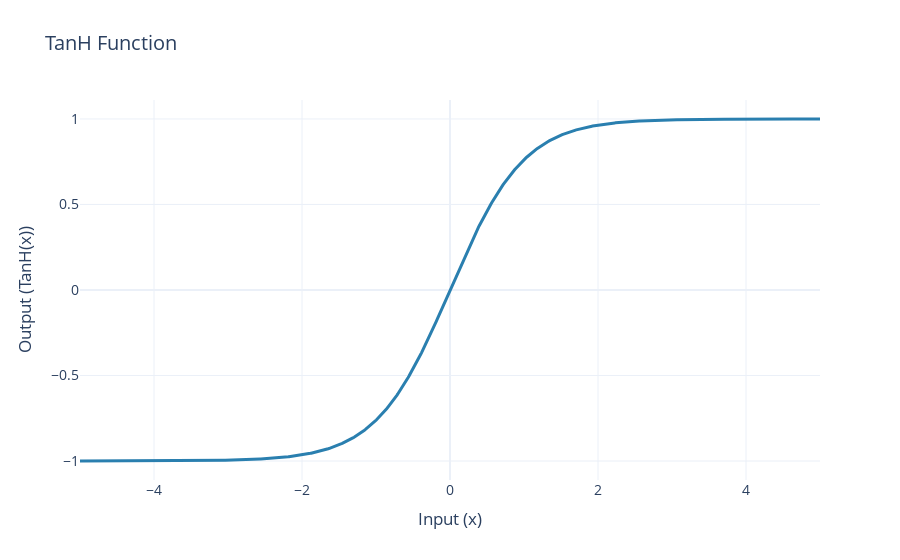

Here is the notebook cell this chart was saved with:
### Markdown cell above
# TanH / Hyperbolic Tangent

### Code cell
# Palette de couleurs
color_palette = ["#4B9AC7", "#4BE8E0", "#9DD4F3", "#97FBF6", "#2A7FAF", "#23B1AB", "#0E3449", "#015955"]

# Génération des données
x = np.linspace(-5, 5, num=1000)  # Plage des valeurs
tanh = np.tanh(x)                 # Fonction TanH

# Création de la figure
fig = go.Figure()

# Ajout de la trace TanH
fig.add_trace(go.Scatter(
    x=x,
    y=tanh,
    mode="lines",
    line=dict(color=color_palette[4], width=3),  # Style de la ligne
    name="TanH"
))

# Mise en forme du graphique
fig.update_layout(
    title=dict(
        text="TanH Function",
        font=dict(size=20)
    ),
    xaxis_title="Input (x)",
    yaxis_title="Output (TanH(x))",
    template="plotly_white",  # Thème moderne et épuré
    font=dict(size=14),
    showlegend=False  # Suppression de la légende (inutile avec une seule trace)
)

# Affichage
fig.show()

### Figure 1 — Plotly figure (JSON) as saved in the notebook; plotly's stock layout.template omitted (floating-point values rounded to 4 significant figures; data arrays with more than 128 entries replaced by an {"elided": "..."} marker saying what was removed)
{"data": [{"line": {"color": "#2A7FAF", "width": 3}, "mode": "lines", "name": "TanH", "type": "scatter", "x": {"elided": "1000 float values"}, "y": {"elided": "1000 float values"}}], "layout": {"font": {"size": 14}, "showlegend": false, "title": {"font": {"size": 20}, "text": "TanH Function"}, "xaxis": {"title": {"text": "Input (x)"}}, "yaxis": {"title": {"text": "Output (TanH(x))"}}}}
